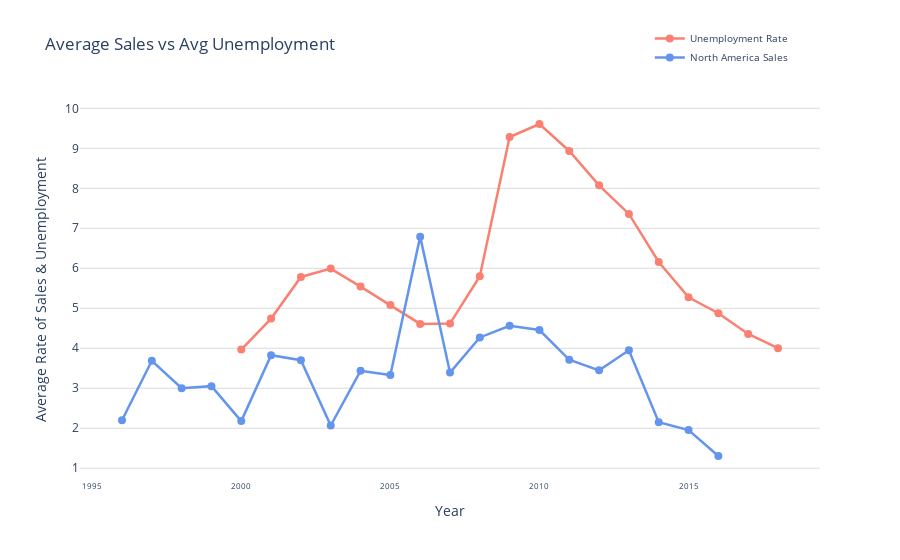

Notebook code for this chart:
### Code cell
sns.set_style("whitegrid")
line1=go.Scatter(
                x=merge_df.groupby(['un-year']).mean().reset_index()['un-year'], 
                y=merge_df.groupby(['un-year']).mean().reset_index()['Unemployment Rate'],
                mode='lines+markers',
                name='Unemployment Rate',
                marker = dict(size=8),
                line=dict(color = '#FA8072',width=2.5))
line2=go.Scatter(
                x=merge_df.groupby(['Year']).mean().reset_index()['Year'], 
                y=merge_df.groupby(['Year']).mean().reset_index()['NA_Sales'],
                mode='lines+markers',
                name='North America Sales',
                marker = dict(size=8),
                line=dict(color = '#6495ED',width=2.5))


lines_df=[line1,line2]
layout=dict(
            legend=dict(x=0.77, y=1.2, font=dict(size=10)), legend_orientation="v",
            title="Average Sales vs Avg Unemployment",
            xaxis=dict(title="Year",tickfont=dict(size=8.35),zeroline=False,gridcolor="white"),
            yaxis=dict(title='Average Rate of Sales & Unemployment',gridcolor="#DCDCDC"),
            plot_bgcolor='white')


fig=dict(data=lines_df,layout=layout)
iplot(fig)

### Figure 1 — Plotly figure (JSON) as saved in the notebook; plotly's stock layout.template omitted (floating-point values rounded to 4 significant figures)
{"data": [{"line": {"color": "#FA8072", "width": 2.5}, "marker": {"size": 8}, "mode": "lines+markers", "name": "Unemployment Rate", "type": "scatter", "x": [2000, 2001, 2002, 2003, 2004, 2005, 2006, 2007, 2008, 2009, 2010, 2011, 2012, 2013, 2014, 2015, 2016, 2017, 2018], "y": [3.967, 4.742, 5.783, 5.992, 5.542, 5.083, 4.608, 4.617, 5.8, 9.283, 9.608, 8.933, 8.075, 7.358, 6.158, 5.275, 4.875, 4.358, 4]}, {"line": {"color": "#6495ED", "width": 2.5}, "marker": {"size": 8}, "mode": "lines+markers", "name": "North America Sales", "type": "scatter", "x": [1996, 1997, 1998, 1999, 2000, 2001, 2002, 2003, 2004, 2005, 2006, 2007, 2008, 2009, 2010, 2011, 2012, 2013, 2014, 2015, 2016], "y": [2.2, 3.687, 3.002, 3.052, 2.177, 3.825, 3.7, 2.068, 3.434, 3.331, 6.791, 3.392, 4.27, 4.561, 4.455, 3.712, 3.447, 3.948, 2.149, 1.954, 1.305]}], "layout": {"legend": {"font": {"size": 10}, "orientation": "v", "x": 0.77, "y": 1.2}, "plot_bgcolor": "white", "title": {"text": "Average Sales vs Avg Unemployment"}, "xaxis": {"gridcolor": "white", "tickfont": {"size": 8.35}, "title": {"text": "Year"}, "zeroline": false}, "yaxis": {"gridcolor": "#DCDCDC", "title": {"text": "Average Rate of Sales & Unemployment"}}}}
